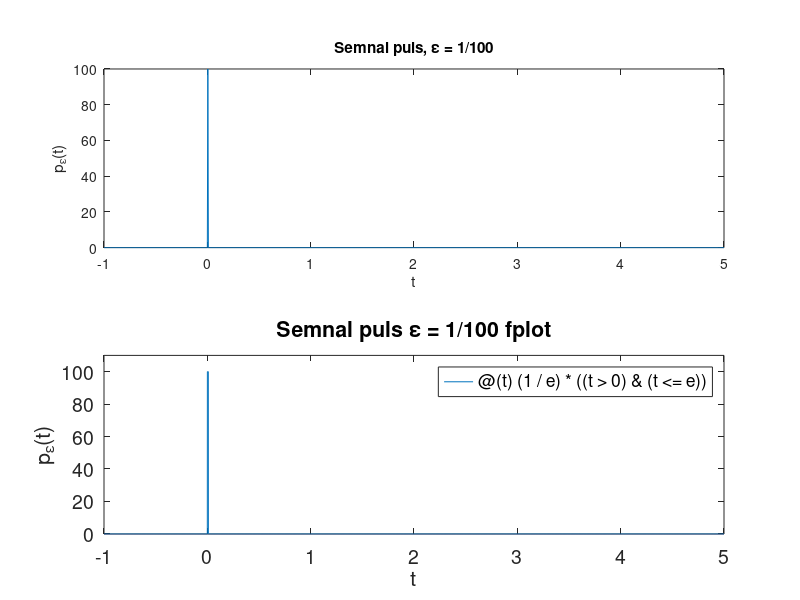

Write the MATLAB code that produced this figure.
c = 1/100;
t1 = -1; t2 = 5; tstep = 0.005;
t = t1:tstep:t2;
x = (1/c)*((t>0)&(t<=c));
subplot(2,1,1);
plot(t, x);
xlabel('t'); ylabel('p_\epsilon(t)');
title('Semnal puls, \epsilon = 1/100')

e = 1/100;
x = @(t)(1/e)*((t>0)&(t<=e));
t1 = -1; t2 = 5;
t = [t1, t2];
subplot(2,1,2);
fplot(x, t, 5000);
set(gca, 'FontSize', 14)
xlabel('t');ylabel('p_\epsilon(t)');
axis([t1 t2 -0.1 1.1/e])
title('Semnal puls \epsilon = 1/100 fplot');